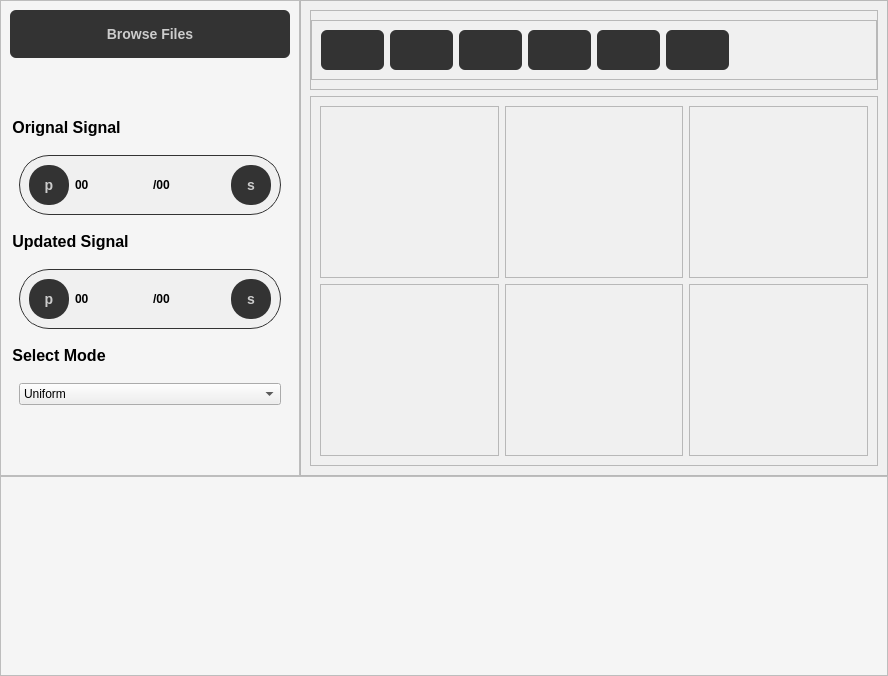
<?xml version="1.0" encoding="UTF-8"?>
<ui version="4.0">
 <class>MainWindow</class>
 <widget class="QMainWindow" name="MainWindow">
  <property name="geometry">
   <rect>
    <x>0</x>
    <y>0</y>
    <width>888</width>
    <height>676</height>
   </rect>
  </property>
  <property name="windowTitle">
   <string>MainWindow</string>
  </property>
  <property name="styleSheet">
   <string notr="true">#mainWidget{
	background-color: #F0F0F0;
}
#slidersFrame{
	background-color: #f5f5f5;
}
#leftFrame{
	background-color: #f5f5f5;
}
QPushButton{
  background-color: #333333;
  border: none;
  border-radius: 6px;
  color: #cccccc;
  font-size: 14px;
  font-weight: 500;
  line-height: 20px;
  list-style: none;
  padding: 4px 12px;
  height:40px;
}

QPushButton:hover{
	background-color: rgba(51, 51, 51, 0.5);
 	text-decoration: none;
}
QPushButton:focus{
 	outline: 1px transparent;
}
QLabel{
	font-weight: bold;
	font-size: 16px;
}
QGroupBox{
	font-weight: bold;
	font-size: 16px;
	padding:30px 0px 0px 0px;
	border:none;
}
QLineEdit{
	border:none;
	padding:4px 10px;
	border-radius: 3px;
}
QListWidget{
	border:none;
	border-radius: 3px;
}
QSlider::groove:horizontal {
border: 1px solid #bbb;
background: white;
height: 10px;
border-radius: 4px;
}

QSlider::sub-page:horizontal {
background: qlineargradient(x1: 0, y1: 0,    x2: 0, y2: 1,
    stop: 0 #66e, stop: 1 #bbf);
background: qlineargradient(x1: 0, y1: 0.2, x2: 1, y2: 1,
    stop: 0 #bbf, stop: 1 #55f);
border: 1px solid #777;
height: 10px;
border-radius: 4px;
}

QSlider::add-page:horizontal {
background: #fff;
border: 1px solid #777;
height: 10px;
border-radius: 4px;
}

QSlider::handle:horizontal {
background: qlineargradient(x1:0, y1:0, x2:1, y2:1,
    stop:0 #eee, stop:1 #ccc);
border: 1px solid #777;
width: 13px;
margin-top: -2px;
margin-bottom: -2px;
border-radius: 4px;
}

QSlider::handle:horizontal:hover {
background: qlineargradient(x1:0, y1:0, x2:1, y2:1,
    stop:0 #fff, stop:1 #ddd);
border: 1px solid #444;
border-radius: 4px;
}

QSlider::sub-page:horizontal:disabled {
background: #bbb;
border-color: #999;
}

QSlider::add-page:horizontal:disabled {
background: #eee;
border-color: #999;
}

QSlider::handle:horizontal:disabled {
background: #eee;
border: 1px solid #aaa;
border-radius: 4px;
}

QScrollArea{
border: none;
}


</string>
  </property>
  <widget class="QWidget" name="mainWidget">
   <layout class="QVBoxLayout" name="verticalLayout">
    <property name="spacing">
     <number>0</number>
    </property>
    <property name="leftMargin">
     <number>0</number>
    </property>
    <property name="topMargin">
     <number>0</number>
    </property>
    <property name="rightMargin">
     <number>0</number>
    </property>
    <property name="bottomMargin">
     <number>0</number>
    </property>
    <item>
     <layout class="QHBoxLayout" name="horizontalLayout">
      <item>
       <widget class="QFrame" name="leftFrame">
        <property name="minimumSize">
         <size>
          <width>300</width>
          <height>0</height>
         </size>
        </property>
        <property name="maximumSize">
         <size>
          <width>300</width>
          <height>16777215</height>
         </size>
        </property>
        <property name="frameShape">
         <enum>QFrame::StyledPanel</enum>
        </property>
        <property name="frameShadow">
         <enum>QFrame::Raised</enum>
        </property>
        <layout class="QVBoxLayout" name="verticalLayout_5">
         <item>
          <widget class="QPushButton" name="browseFilesBtn">
           <property name="text">
            <string>Browse Files</string>
           </property>
          </widget>
         </item>
         <item>
          <spacer name="verticalSpacer">
           <property name="orientation">
            <enum>Qt::Vertical</enum>
           </property>
           <property name="sizeHint" stdset="0">
            <size>
             <width>20</width>
             <height>40</height>
            </size>
           </property>
          </spacer>
         </item>
         <item>
          <widget class="QGroupBox" name="orignalSignalGB">
           <property name="styleSheet">
            <string notr="true">QFrame{
	background-color: #F0F0F0;
	border-radius: 30px;
	border: 1px solid rgb(51, 51, 51);
}
QLabel{
	border:none;
	font-size: 12px;
}
QPushButton{
  background-color: #333333;
  border: none;
  border-radius: 19px;
  color: #cccccc;
  font-size: 14px;
  font-weight: 500;
  line-height: 19px;
  list-style: none;
  padding: 4px 4px;

}</string>
           </property>
           <property name="title">
            <string>Orignal Signal</string>
           </property>
           <layout class="QVBoxLayout" name="verticalLayout_3">
            <item>
             <widget class="QFrame" name="originalSignalFrame">
              <property name="maximumSize">
               <size>
                <width>16777215</width>
                <height>60</height>
               </size>
              </property>
              <property name="frameShape">
               <enum>QFrame::StyledPanel</enum>
              </property>
              <property name="frameShadow">
               <enum>QFrame::Raised</enum>
              </property>
              <layout class="QHBoxLayout" name="horizontalLayout_4">
               <item>
                <widget class="QPushButton" name="originalSignalPlayBtn">
                 <property name="minimumSize">
                  <size>
                   <width>40</width>
                   <height>0</height>
                  </size>
                 </property>
                 <property name="maximumSize">
                  <size>
                   <width>40</width>
                   <height>40</height>
                  </size>
                 </property>
                 <property name="text">
                  <string>p</string>
                 </property>
                </widget>
               </item>
               <item>
                <widget class="QLabel" name="originalSignalAtLabel">
                 <property name="text">
                  <string>00</string>
                 </property>
                </widget>
               </item>
               <item>
                <widget class="QLabel" name="originalSignalFromLabel">
                 <property name="text">
                  <string>/00</string>
                 </property>
                </widget>
               </item>
               <item>
                <widget class="QPushButton" name="originalSignalSoundBtn">
                 <property name="maximumSize">
                  <size>
                   <width>40</width>
                   <height>40</height>
                  </size>
                 </property>
                 <property name="text">
                  <string>s</string>
                 </property>
                </widget>
               </item>
              </layout>
             </widget>
            </item>
           </layout>
          </widget>
         </item>
         <item>
          <widget class="QGroupBox" name="updatedSignalGB">
           <property name="styleSheet">
            <string notr="true">QFrame{
	background-color: #F0F0F0;
	border-radius: 30px;
	border: 1px solid rgb(51, 51, 51);
}
QLabel{
	border:none;
	font-size: 12px;
}
QPushButton{
  background-color: #333333;
  border: none;
  border-radius: 19px;
  color: #cccccc;
  font-size: 14px;
  font-weight: 500;
  line-height: 19px;
  list-style: none;
  padding: 4px 4px;

}</string>
           </property>
           <property name="title">
            <string>Updated Signal</string>
           </property>
           <layout class="QVBoxLayout" name="verticalLayout_4">
            <item>
             <widget class="QFrame" name="updatedSignalFrame">
              <property name="maximumSize">
               <size>
                <width>16777215</width>
                <height>60</height>
               </size>
              </property>
              <property name="frameShape">
               <enum>QFrame::StyledPanel</enum>
              </property>
              <property name="frameShadow">
               <enum>QFrame::Raised</enum>
              </property>
              <layout class="QHBoxLayout" name="horizontalLayout_5">
               <item>
                <widget class="QPushButton" name="updatedSignalPlayBtn">
                 <property name="maximumSize">
                  <size>
                   <width>40</width>
                   <height>40</height>
                  </size>
                 </property>
                 <property name="text">
                  <string>p</string>
                 </property>
                </widget>
               </item>
               <item>
                <widget class="QLabel" name="updatedSignalAtLabel">
                 <property name="text">
                  <string>00</string>
                 </property>
                </widget>
               </item>
               <item>
                <widget class="QLabel" name="updatedSignalFromLabel">
                 <property name="text">
                  <string>/00</string>
                 </property>
                </widget>
               </item>
               <item>
                <widget class="QPushButton" name="updatedSignalSoundBtn">
                 <property name="maximumSize">
                  <size>
                   <width>40</width>
                   <height>40</height>
                  </size>
                 </property>
                 <property name="text">
                  <string>s</string>
                 </property>
                </widget>
               </item>
              </layout>
             </widget>
            </item>
           </layout>
          </widget>
         </item>
         <item>
          <widget class="QGroupBox" name="groupBox">
           <property name="title">
            <string>Select Mode</string>
           </property>
           <layout class="QHBoxLayout" name="horizontalLayout_6">
            <item>
             <widget class="QComboBox" name="selectModeComboBox">
              <item>
               <property name="text">
                <string>Uniform</string>
               </property>
              </item>
             </widget>
            </item>
           </layout>
          </widget>
         </item>
         <item>
          <spacer name="verticalSpacer_2">
           <property name="orientation">
            <enum>Qt::Vertical</enum>
           </property>
           <property name="sizeHint" stdset="0">
            <size>
             <width>20</width>
             <height>40</height>
            </size>
           </property>
          </spacer>
         </item>
        </layout>
       </widget>
      </item>
      <item>
       <widget class="QFrame" name="frame_2">
        <property name="frameShape">
         <enum>QFrame::StyledPanel</enum>
        </property>
        <property name="frameShadow">
         <enum>QFrame::Raised</enum>
        </property>
        <layout class="QVBoxLayout" name="verticalLayout_2">
         <item>
          <widget class="QFrame" name="frame">
           <property name="maximumSize">
            <size>
             <width>16777215</width>
             <height>80</height>
            </size>
           </property>
           <property name="frameShape">
            <enum>QFrame::StyledPanel</enum>
           </property>
           <property name="frameShadow">
            <enum>QFrame::Raised</enum>
           </property>
           <layout class="QVBoxLayout" name="verticalLayout_9">
            <property name="spacing">
             <number>0</number>
            </property>
            <property name="leftMargin">
             <number>0</number>
            </property>
            <property name="topMargin">
             <number>0</number>
            </property>
            <property name="rightMargin">
             <number>0</number>
            </property>
            <property name="bottomMargin">
             <number>0</number>
            </property>
            <item>
             <widget class="QFrame" name="topGraphsControllerFrame">
              <property name="maximumSize">
               <size>
                <width>16777215</width>
                <height>60</height>
               </size>
              </property>
              <property name="frameShape">
               <enum>QFrame::StyledPanel</enum>
              </property>
              <property name="frameShadow">
               <enum>QFrame::Raised</enum>
              </property>
              <layout class="QHBoxLayout" name="horizontalLayout_3">
               <item>
                <widget class="QPushButton" name="playPauseButton">
                 <property name="text">
                  <string/>
                 </property>
                 <property name="icon">
                  <iconset>
                   <normaloff>../../First-Task/UI/icons/play.svg</normaloff>../../First-Task/UI/icons/play.svg</iconset>
                 </property>
                 <property name="iconSize">
                  <size>
                   <width>30</width>
                   <height>30</height>
                  </size>
                 </property>
                </widget>
               </item>
               <item>
                <widget class="QPushButton" name="resetButton">
                 <property name="text">
                  <string/>
                 </property>
                 <property name="icon">
                  <iconset>
                   <normaloff>../../First-Task/UI/icons/reset.svg</normaloff>../../First-Task/UI/icons/reset.svg</iconset>
                 </property>
                 <property name="iconSize">
                  <size>
                   <width>30</width>
                   <height>30</height>
                  </size>
                 </property>
                </widget>
               </item>
               <item>
                <widget class="QPushButton" name="uploadButton">
                 <property name="text">
                  <string/>
                 </property>
                 <property name="icon">
                  <iconset>
                   <normaloff>../../First-Task/UI/icons/uploadFile.svg</normaloff>../../First-Task/UI/icons/uploadFile.svg</iconset>
                 </property>
                 <property name="iconSize">
                  <size>
                   <width>30</width>
                   <height>30</height>
                  </size>
                 </property>
                </widget>
               </item>
               <item>
                <widget class="QPushButton" name="zoomInButton">
                 <property name="text">
                  <string/>
                 </property>
                 <property name="icon">
                  <iconset>
                   <normaloff>../../First-Task/UI/icons/zoomIn.svg</normaloff>../../First-Task/UI/icons/zoomIn.svg</iconset>
                 </property>
                 <property name="iconSize">
                  <size>
                   <width>30</width>
                   <height>30</height>
                  </size>
                 </property>
                </widget>
               </item>
               <item>
                <widget class="QPushButton" name="zoomOutButton">
                 <property name="text">
                  <string/>
                 </property>
                 <property name="icon">
                  <iconset>
                   <normaloff>../../First-Task/UI/icons/zoomOut.svg</normaloff>../../First-Task/UI/icons/zoomOut.svg</iconset>
                 </property>
                 <property name="iconSize">
                  <size>
                   <width>30</width>
                   <height>30</height>
                  </size>
                 </property>
                </widget>
               </item>
               <item>
                <widget class="QPushButton" name="snapshotButton">
                 <property name="text">
                  <string/>
                 </property>
                 <property name="icon">
                  <iconset>
                   <normaloff>../../First-Task/UI/icons/snapshot.svg</normaloff>../../First-Task/UI/icons/snapshot.svg</iconset>
                 </property>
                 <property name="iconSize">
                  <size>
                   <width>30</width>
                   <height>30</height>
                  </size>
                 </property>
                </widget>
               </item>
               <item>
                <spacer name="horizontalSpacer">
                 <property name="orientation">
                  <enum>Qt::Horizontal</enum>
                 </property>
                 <property name="sizeHint" stdset="0">
                  <size>
                   <width>170</width>
                   <height>20</height>
                  </size>
                 </property>
                </spacer>
               </item>
              </layout>
             </widget>
            </item>
           </layout>
          </widget>
         </item>
         <item>
          <widget class="QFrame" name="frame_3">
           <property name="frameShape">
            <enum>QFrame::StyledPanel</enum>
           </property>
           <property name="frameShadow">
            <enum>QFrame::Raised</enum>
           </property>
           <layout class="QHBoxLayout" name="horizontalLayout_2">
            <item>
             <layout class="QVBoxLayout" name="verticalLayout_8">
              <item>
               <widget class="QFrame" name="leftTopGraph">
                <property name="frameShape">
                 <enum>QFrame::StyledPanel</enum>
                </property>
                <property name="frameShadow">
                 <enum>QFrame::Raised</enum>
                </property>
               </widget>
              </item>
              <item>
               <widget class="QFrame" name="leftBottomGraph">
                <property name="frameShape">
                 <enum>QFrame::StyledPanel</enum>
                </property>
                <property name="frameShadow">
                 <enum>QFrame::Raised</enum>
                </property>
               </widget>
              </item>
             </layout>
            </item>
            <item>
             <layout class="QVBoxLayout" name="verticalLayout_7">
              <item>
               <widget class="QFrame" name="rightTopGraph">
                <property name="frameShape">
                 <enum>QFrame::StyledPanel</enum>
                </property>
                <property name="frameShadow">
                 <enum>QFrame::Raised</enum>
                </property>
               </widget>
              </item>
              <item>
               <widget class="QFrame" name="rightBottomGraph">
                <property name="frameShape">
                 <enum>QFrame::StyledPanel</enum>
                </property>
                <property name="frameShadow">
                 <enum>QFrame::Raised</enum>
                </property>
               </widget>
              </item>
             </layout>
            </item>
            <item>
             <layout class="QVBoxLayout" name="verticalLayout_6">
              <item>
               <widget class="QFrame" name="middleTopGraph">
                <property name="frameShape">
                 <enum>QFrame::StyledPanel</enum>
                </property>
                <property name="frameShadow">
                 <enum>QFrame::Raised</enum>
                </property>
               </widget>
              </item>
              <item>
               <widget class="QFrame" name="middleBottomGraph">
                <property name="frameShape">
                 <enum>QFrame::StyledPanel</enum>
                </property>
                <property name="frameShadow">
                 <enum>QFrame::Raised</enum>
                </property>
               </widget>
              </item>
             </layout>
            </item>
           </layout>
          </widget>
         </item>
        </layout>
       </widget>
      </item>
     </layout>
    </item>
    <item>
     <widget class="QFrame" name="slidersFrame">
      <property name="minimumSize">
       <size>
        <width>0</width>
        <height>200</height>
       </size>
      </property>
      <property name="maximumSize">
       <size>
        <width>16777215</width>
        <height>200</height>
       </size>
      </property>
      <property name="frameShape">
       <enum>QFrame::StyledPanel</enum>
      </property>
      <property name="frameShadow">
       <enum>QFrame::Raised</enum>
      </property>
     </widget>
    </item>
   </layout>
  </widget>
 </widget>
 <resources/>
 <connections/>
</ui>
